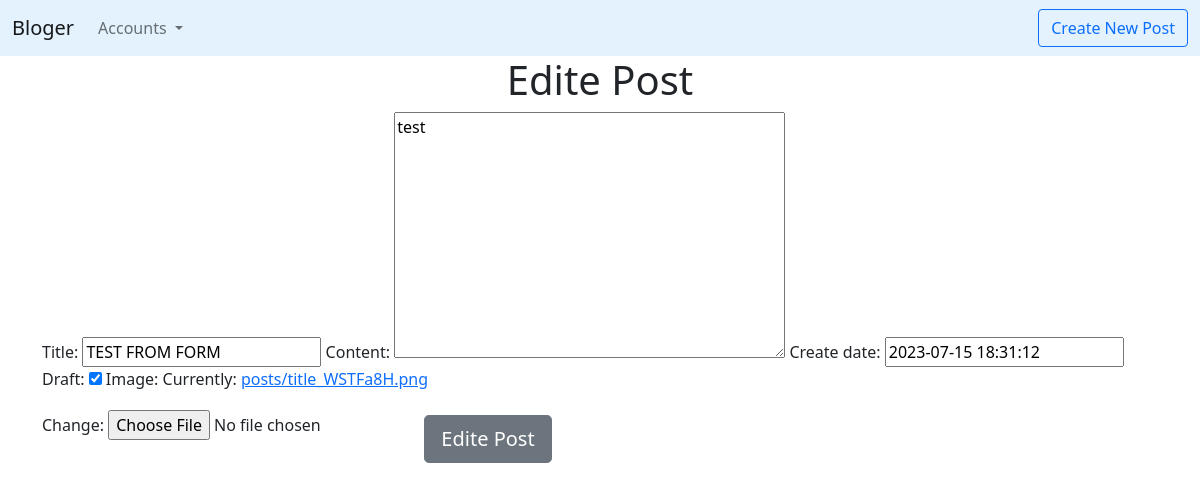
Before: /blog/5/edite with the older database file.
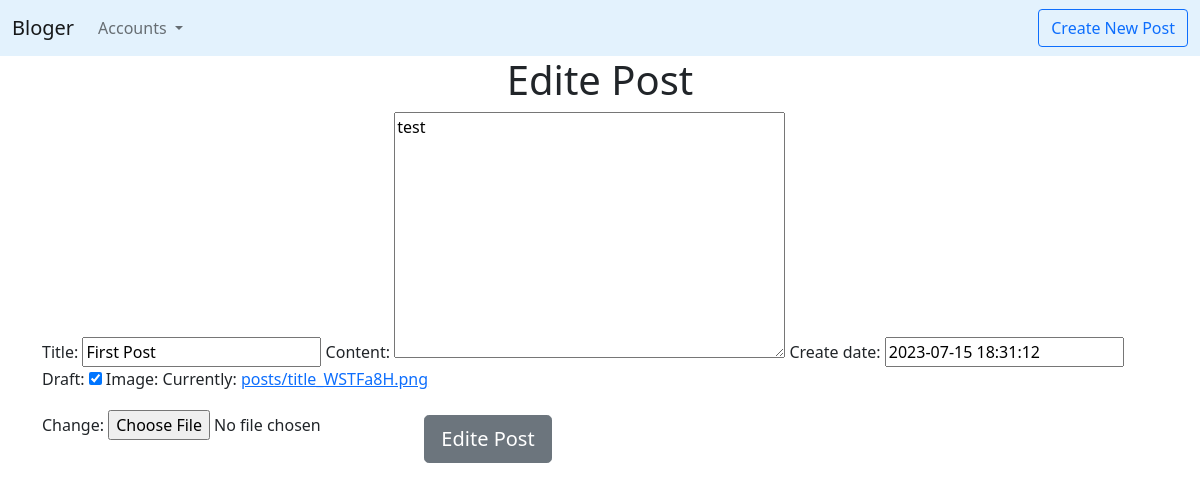
After: the same page with the newer database file.
### blog/models.py (models this page shows, shortened)
class Post(models.Model):
    title = models.CharField(max_length=100)
    content = models.TextField(max_length=4000)
    create_date = models.DateTimeField(default=timezone.now())
    draft = models.BooleanField(default= True)
    tags = TaggableManager()
    auth = models.ForeignKey(User , on_delete=models.SET_NULL,null=True , blank=True , related_name="post_user")
    image = models.ImageField(upload_to='posts')

### blog/views.py (the view)
# urls.py: path('blog/<int:pk>/edite' , views.EditePost.as_view()),
class EditePost(UpdateView):
    model = Post
    fields = ['title' , 'content' , 'create_date' , 'draft' , 'tags' , 'image']
    success_url = '/blog'
    template_name = 'blog/edite_post.html'

### blog/templates/blog/edite_post.html (shortened to what this page needs)
<!doctype html>
<html lang="en">
  <head>
    <link href="https://cdn.jsdelivr.net/npm/bootstrap@5.0.2/dist/css/bootstrap.min.css" rel="stylesheet">
  </head>
  <body>
    <nav class="navbar navbar-expand-lg navbar-light"  style="background-color: #e3f2fd;">
        <div class="container-fluid">
          <a class="navbar-brand" href="#">Bloger</a>
          <div class="collapse navbar-collapse" id="navbarSupportedContent">
            <ul class="navbar-nav me-auto mb-2 mb-lg-0">
              <li class="nav-item dropdown">
                <a class="nav-link dropdown-toggle" href="#" id="navbarDropdown" role="button" data-bs-toggle="dropdown" aria-expanded="false">
                  Accounts
                </a>
              </li>
            </ul>
              <a  href="/blog/create" class="btn btn-outline-primary" >Create New Post</a>
          </div>
        </div>
      </nav>
      <div class="container " >
    <h1 style="text-align: center"> Edite Post </h1>
    {% load bootstrap %}
    <form method="post" enctype="multipart/form-data" >
        {{ form|bootstrap_horizontal:'col-lg-2' }}
    <input  type="submit" value="Edite Post" class="btn btn-secondary btn-lg mt-4">
    </form>
      </div>
  </body>
</html>

Changed rows visible on the page:
changed Post "test": title "TEST FROM FORM" → "First Post"
